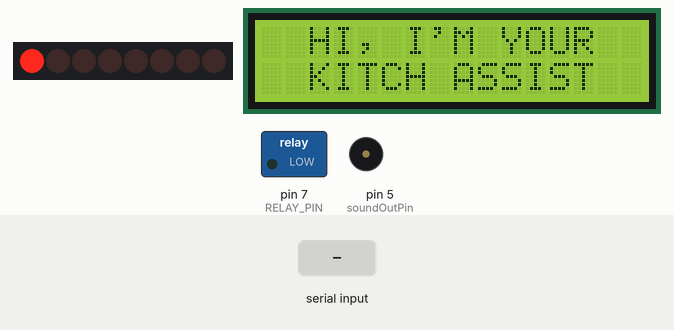
Recording of a sketch running on a simulated Arduino Uno, built with avr-gcc and run on an emulated ATmega328P. On the bench: 8 shift-register outputs drawn as a row of LEDs (first output left, lit = HIGH), 16×2 character LCD, switched loads named in the sketch (green lamp = pin HIGH), buzzer (waves = sounding). Wiring (inferred from the names in the program): shift register (74HC595): data pin 10; shift clock pin 8; latch pin 9. Wiring (inferred from the signals the program sends): row of LEDs: on Q0, Q1, Q2, Q3, Q4, Q5, Q6, Q7. The inputs (shaded band) are chosen by the test bench. Pins used as bus, display or sensor lines are not drawn; what the sketch prints to the serial monitor is not drawn.

Above: at 2.7 s.
At 5.8 s:
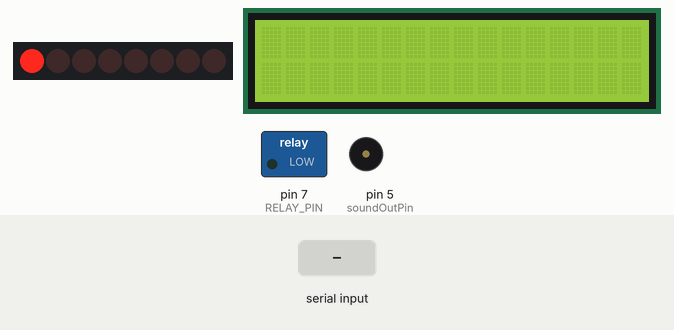
5.9 s: "C90\n" received over the second serial link
At 8.1 s:
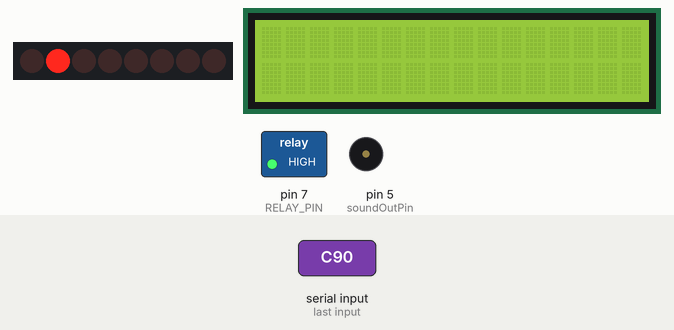
8.4 s: "C,45\n" received over the second serial link
At 9.8 s:
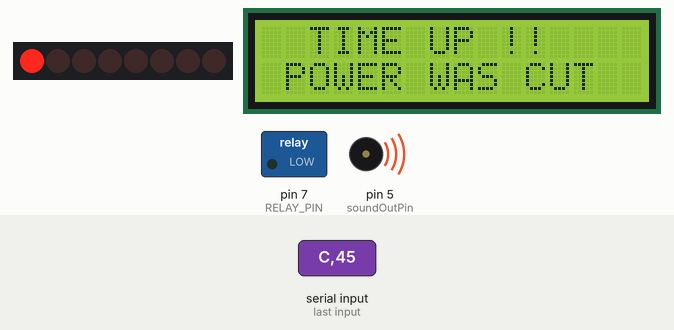
Timing chart, 0 to 16.3 s (numbered marks = the images above; inputs shaded):
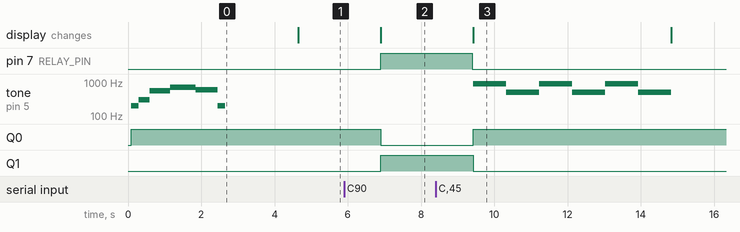

The sketch:

kitchAssist.ino
```cpp
#include <SoftwareSerial.h>
#include "init.h"
#include "utilFunctions.h"
#define BLU_RX 2
#define BLU_TX 3
#define RELAY_PIN 7

SoftwareSerial bluetooth(BLU_RX, BLU_TX);

void setup() {
  lcd.init();
  lcd.clear();
  lcd.backlight();

  //initializing pins here.

  //data_pin, latch_pin, and clock_pin are defined in shiftRegister.h
  //these pins are for the shift register.
  pinMode(CLOCK_PIN, OUTPUT);
  pinMode(LATCH_PIN, OUTPUT);
  pinMode(DATA_PIN, OUTPUT);

  //intializing the bluetooth module pins.
  pinMode(BLU_TX, OUTPUT);
  pinMode(BLU_RX, INPUT);

  // initializing the relay pin
  pinMode(RELAY_PIN, OUTPUT);

  //before you begin talking over serial or any other serial port, initialize the object or pin.
  Serial.begin(9600);
  bluetooth.begin(9600);

  sayHello();
}


char state = 'N';
unsigned long milliseconds;
long* millSecPtr = &milliseconds;

long previousMilli = 0;
long* preMillPtr = &previousMilli;

long currentMilli;
long* currMillPtr = &currentMilli;

void loop() {
  //listen for commands from the bluetooth module.
  //here we just print the message from the serial app.
    if (bluetooth.available()){
    //there's data available, proceed to cook.
    String timeString = bluetooth.readString();

    if (timeString.charAt(0) == 'C'){
      *millSecPtr = timeToMillSec(timeString);
      Serial.println(*millSecPtr);

      if (*millSecPtr){
        // START COUNTING THEN TURN DEVICE ON.
        state = 'C';
        digitalWrite(RELAY_PIN, HIGH);
        updateShiftRegister(B01000000);
        return;
      }
    } else if(timeString.charAt(0) == 'S'){
      //This signal is only sent to stop the operation
      digitalWrite(RELAY_PIN, LOW);

      //write to lcd that the power was cut off
      lcd.clear();
      lcd.setCursor(1, 0);
      lcd.print("THE OPERATION");
      lcd.setCursor(1, 1);
      lcd.print("WAS CANCELLED");

      //set the state to 'N', the default seeking state.
      state = 'N';
      updateShiftRegister(B10000000);
      stopSound(soundOutPin);
      lcd.clear();
    }

    Serial.println("Outsideeeee");
  }


  switch (state) {

  //this case is for the cooking state.
  case 'C':
    *currMillPtr = millis();
    long interval = (*currMillPtr - *preMillPtr);

    if (*millSecPtr <= 0){
      //there's no time in the payload or the time has expired.
      //Add the 'done' tone and led lights here.
      //consider the bluetooth signal that triggers the notifee api on the android.

      //THIS TURNS THE DEVICE OFF
      digitalWrite(RELAY_PIN, LOW);

      //write to lcd that the power was cut off
      lcd.clear();
      lcd.setCursor(2, 0);
      lcd.print("TIME UP !!");
      lcd.setCursor(1, 1);
      lcd.print("POWER WAS CUT");
      Serial.println("Should set LCD here");

      //set the state to 'N', the default seeking state.
      state = 'N';
      updateShiftRegister(B10000000);
      stopSound(soundOutPin);
      lcd.clear();
      return;
    }


    if(interval >= 1000){
      *millSecPtr = *millSecPtr - 1000;
      *preMillPtr = *currMillPtr;
    }
  break;

  case 'N':
  // Serial.println("In the waiting state");
  //kitch assist hasn't recieved any commands yet.

  //ask the user to send a command.
  lcd.setCursor(0, 0);
  lcd.println("NO COMMANDS YET.");
  lcd.setCursor(1, 1);
  lcd.print("");
  break;

  //rare case where nothing is happening.
  default:
    //break dawn to 0.
  break;
  }
}
```

init.h
```cpp
#include <LiquidCrystal_I2C.h>
#include "shiftRegister.h"
#include "sounds.h"

int soundOutPin = 5;
LiquidCrystal_I2C lcd(0x27, 16, 2);

void helloTone(){
  tone(soundOutPin, 900, 2000);
}

void sayHello(){
  //sets the led to red
  updateShiftRegister(B10000000);


  //welcome the user on lcd.
  lcd.setCursor(2,0);
  lcd.print("HI, I'M YOUR");
  lcd.setCursor(2,1);
  lcd.print("KITCH ASSIST");

  //sing that beautiful hello tone.
  // helloTone();
  startSound(soundOutPin);

  delay(2000);
  lcd.clear();
  return;
}
```

sounds.h
```cpp
#include "Arduino.h"
int OPENING_MELODY[] = {
  200, 300, 560, 700, 600, 200
};
int STOP_MELODY[] = {
  900, 500, 900, 500, 900, 500
};

void startSound(int soundOutPin){
  for(int i = 0; i < 6; i++){
    Serial.println("hi");
    tone(soundOutPin, OPENING_MELODY[i]);
    delay(OPENING_MELODY[i]);
  }
  noTone(soundOutPin);
}

void stopSound(int soundOutPin){
  for(int i = 0; i < 6; i++){
    tone(soundOutPin, STOP_MELODY[i]);
    delay(900);
  }
  noTone(soundOutPin);
}

//write a melody for a preempted operation.
//write another for start of cooking.
```

utilFunctions.h
```cpp
unsigned long timeToMillSec(String timeStr){
  String hourStr = timeStr.substring(1,3);
  String minStr = timeStr.substring(4,6);
  String secStr = timeStr.substring(7,9);
  unsigned int hourInt = hourStr.toInt();
  unsigned int minInt = minStr.toInt();
  unsigned int secInt = secStr.toInt();
  unsigned long result = (hourInt * 3600000) + (minInt * 60000) + (secInt * 1000);

  // Serial.println(hourInt * 3600000);
  // Serial.println(minInt * 60000);
  // Serial.println(secInt * 1000);

  return result;
}

// void startTone(int soundOutPin){
//   tone(soundO)
// }
```

shiftRegister.h
```cpp
#include "Arduino.h"
#include "binary.h"

#define DATA_PIN 10
#define LATCH_PIN 9
#define CLOCK_PIN 8


void updateShiftRegister(byte shiftRegisterOutputPinPattern){
  //set latch_pin to low first.
  digitalWrite(LATCH_PIN, LOW);

  //This handles the pushing of the bits to the shift register.
  shiftOut(DATA_PIN, CLOCK_PIN, LSBFIRST, shiftRegisterOutputPinPattern);

  //set the latch_pin to high to copy the new pattern to the output.
  digitalWrite(LATCH_PIN, HIGH);
}
```

Measured:
- after the input at 5.9 s, pin 7 (RELAY_PIN), Q1: LOW → HIGH after 1.0 s; Q0: HIGH → LOW after 1.0 s; the display: changes after 1.0 s (image 2)
- after the input at 8.4 s, pin 7 (RELAY_PIN), Q1: HIGH → LOW after 1.0 s; tone on pin 5 (soundOutPin): silent → 900 Hz after 1.0 s, then repeats every 1.8 s: 500 Hz 0.90 s, 900 Hz 0.90 s; Q0: LOW → HIGH after 1.0 s; the display: changes after 1.0 s (image 3)
